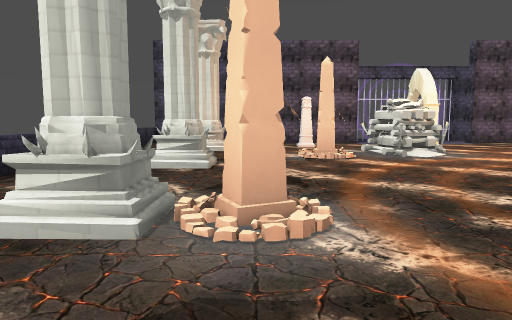
view 1 (above)

17 first-person views from a walk through a 3-D level made in the Godot game engine. The camera is 1.5 m above the floor, tilts 6° down and sees 70° across. The floor is counted in squares, 2 m on a side. Each view is taken from the middle of a square. On the plan, view 1 faces up. The plan holds only what a view shows up to about 11 squares ahead; the rest is blank. Some surface patterns are stand-ins.

view 2
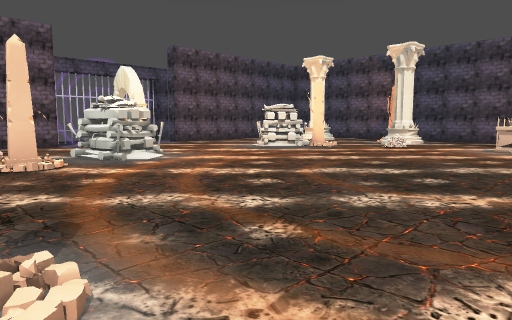

view 3
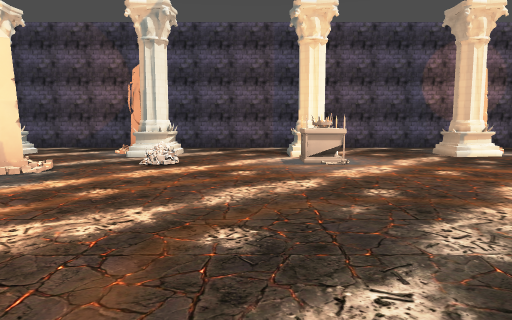

view 4
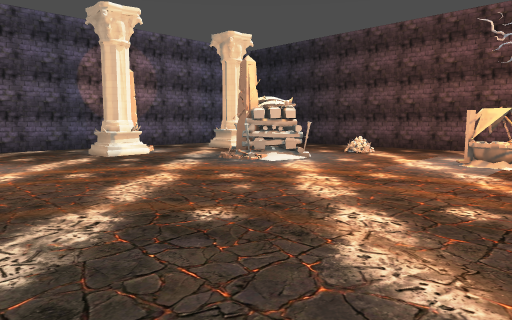

view 5
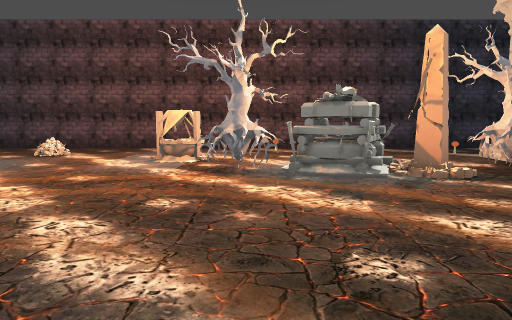

view 6
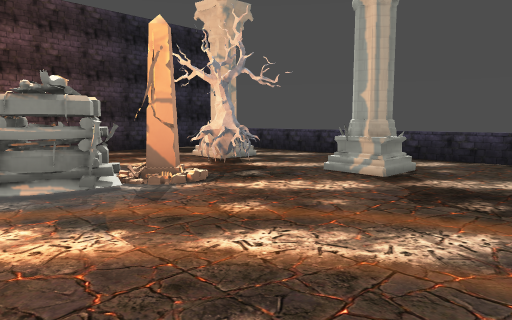

view 7
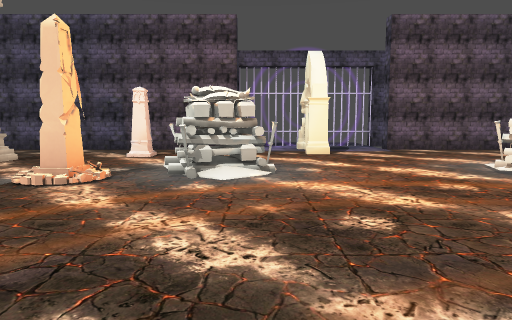

view 8
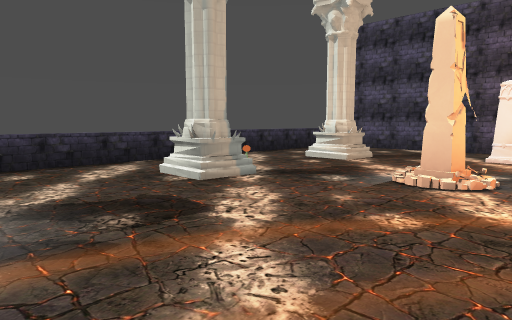

view 9
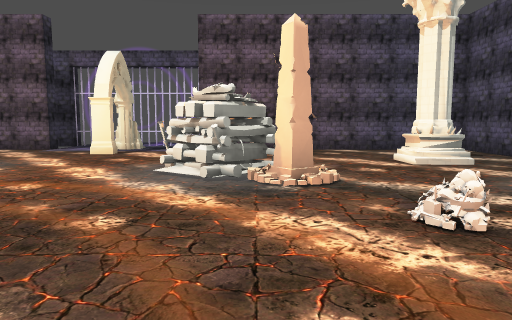

view 10
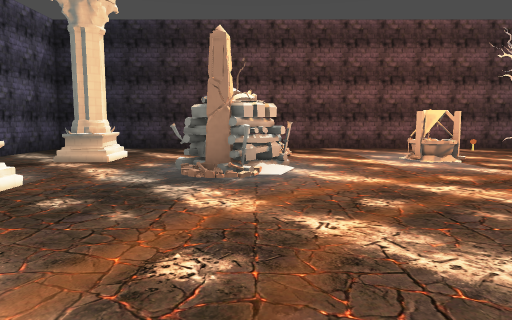

view 11
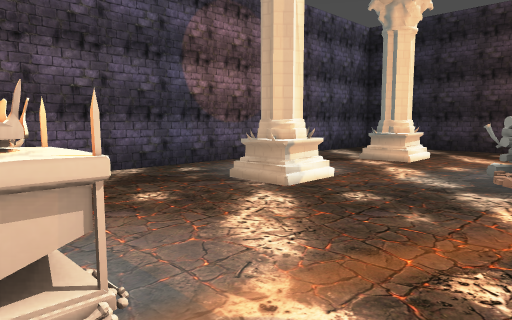

view 12
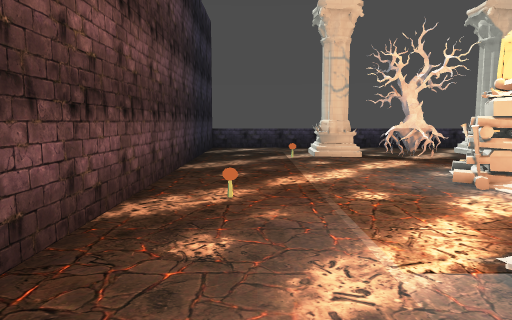

view 13
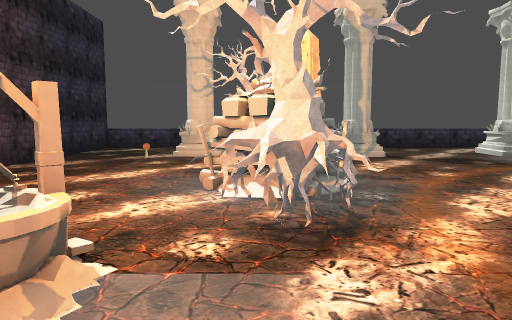

view 14
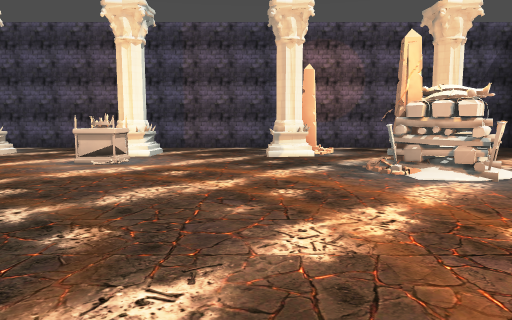

view 15
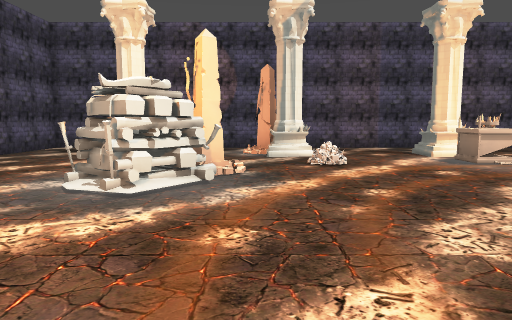

view 16
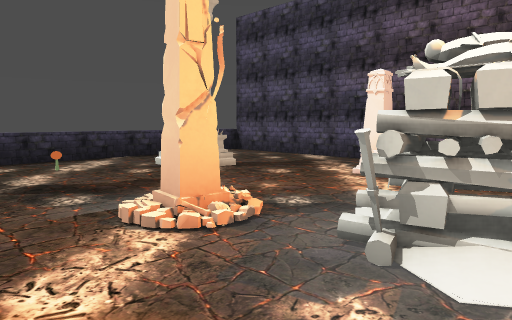

view 17
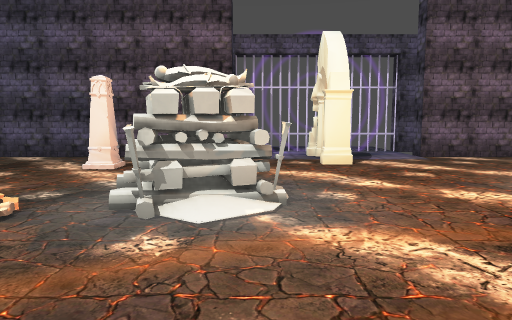

### Floor plan
Key: @ floor where view 1 was taken; # wall or solid block; x gap in a wall; . main floor; : floor 0.25 m higher than the main floor; / step, stairs or slope; = window, fence, low wall or low ledge; ^ raised ledge; P pillar; B bones; A altar; T tree; R arch.
Columns run from 4 left of view 1 to 15 right of it. Each row starts with its distance up from view 1.
 15            .#
 14        x....x
 13 ########..R.########
 12 ^........#.........#
 11 ^.....#............#
 10 ^..P............P..#
  9 ^......##.../=.....#
  8 ^.=..//##...##.....#
  7 ^....//............#
  6 ^..P..........B.PP.#
  5 ^..................#
  4 ^..................#
  3 ^..P#..........AP..#
  2 ^..................#
  1 ^..................#
  0 ^...@..............#
 -1 ^..P............P..#
 -2 ^..../##T....##....#
 -3 ^..TT.##TT...##....#
 -4 ^..P.....#:.....P..#
 -5 ^............B.....#
 -6 ^..................#
 -7 ^..................#
 -8  ###################

Positions as (right, up) in squares from view 1, and headings:
1: (0, 0), facing up
2: (0, 1), facing up-right
3: (4, 4), facing right
4: (4, 3), facing down-right
5: (4, 3), facing down
6: (4, 2), facing down-left
7: (4, 3), facing up
8: (3, 3), facing up-left
9: (9, 3), facing up
10: (9, 3), facing down
11: (9, 3), facing down-right
12: (7, -6), facing left
13: (7, -3), facing left
14: (4, 0), facing right
15: (4, 7), facing right
16: (4, 6), facing up-left
17: (4, 5), facing up
